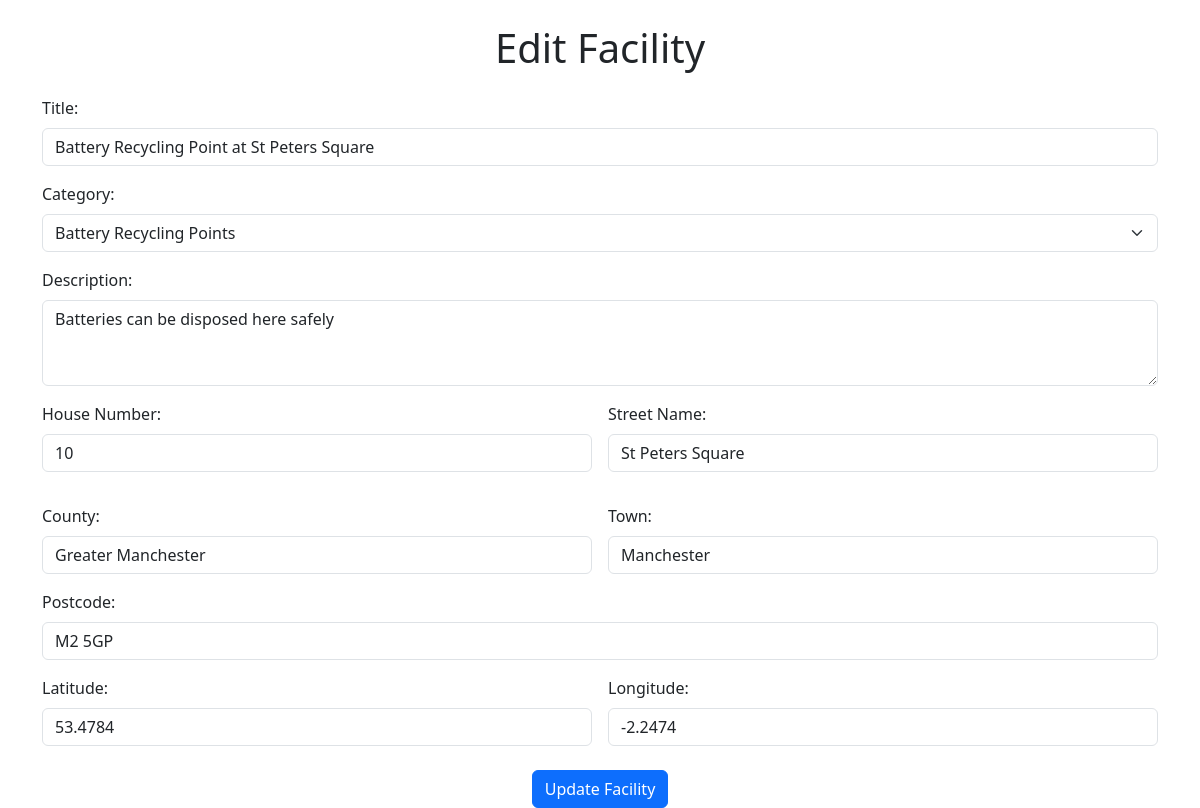
Page /index.php?view=edit_facility&id=5 (signed in) on the earlier database version.
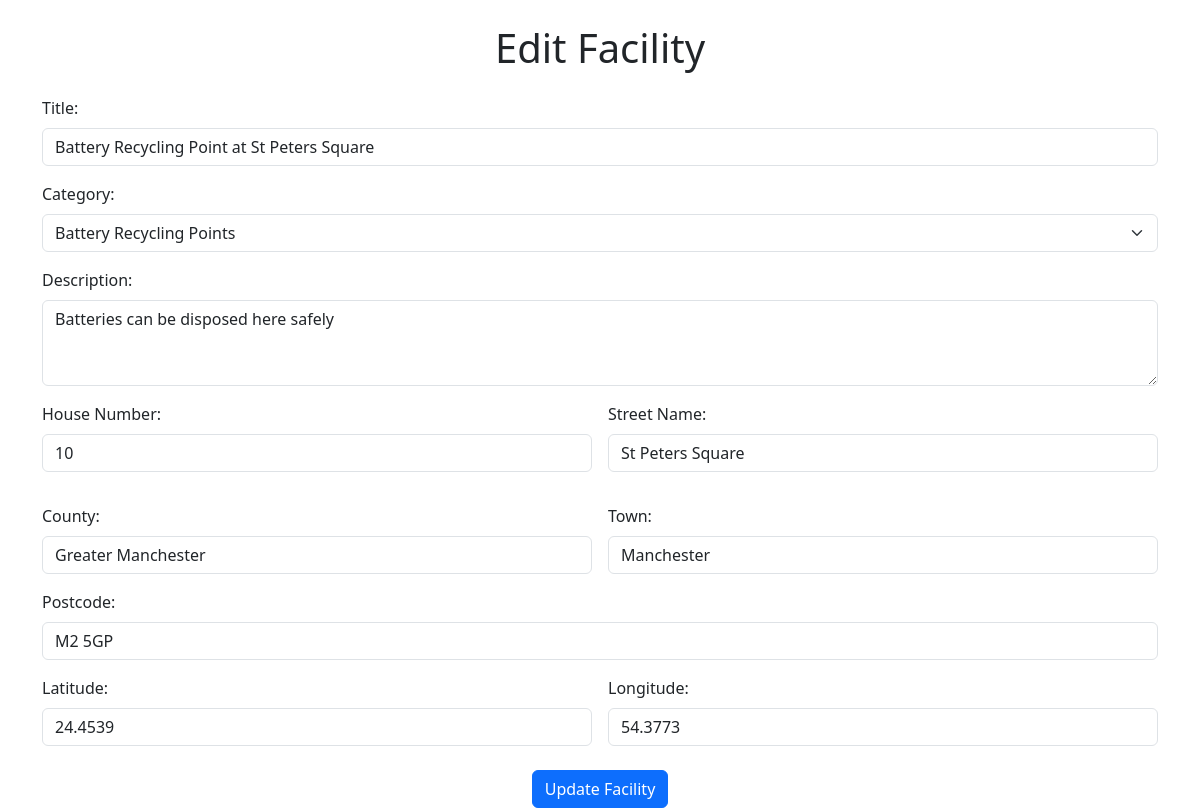
Same page on the later database version.
### tables this page shows
CREATE TABLE ecoFacilities (
                               id INTEGER PRIMARY KEY AUTOINCREMENT NOT NULL UNIQUE,
                               title VARCHAR(50) NOT NULL,
                               category INTEGER,
                               description VARCHAR(150) NOT NULL,
                               houseNumber VARCHAR(50),
                               streetName VARCHAR(50),
                               county VARCHAR(50),
                               town VARCHAR(50),
                               postcode VARCHAR(7) NOT NULL,
                               lng FLOAT NOT NULL,
                               lat FLOAT NOT NULL,
                               contributor INTEGER,
                               FOREIGN KEY (category) REFERENCES ecoCategories(id),
                               FOREIGN KEY (contributor) REFERENCES ecoUser(id)
);

### models/Facility.php (called while the page is built, shortened)
<?php
class Facility {
    private $pdo;
    public function __construct($pdo) {
        $this->pdo = $pdo;
    }
    public function getAllCategories() {
        $stmt = $this->pdo->query("SELECT id, name FROM ecoCategories ORDER BY name ASC");
        return $stmt->fetchAll(PDO::FETCH_ASSOC);
    }
    public function getFacilityById($id) {
        $stmt = $this->pdo->prepare("
        SELECT ecoFacilities.*,
               ecoCategories.name AS category_name,
               ecoUser.username AS contributor_name
        FROM ecoFacilities
        LEFT JOIN ecoCategories ON ecoFacilities.category = ecoCategories.id
        LEFT JOIN ecoUser ON ecoFacilities.contributor = ecoUser.id
        WHERE ecoFacilities.id = :id
    ");
        $stmt->execute([':id' => $id]);
        return $stmt->fetch(PDO::FETCH_ASSOC);
    }
}

### views/manager/edit_facility.php (the view, shortened to what this page needs)
<!DOCTYPE html>
<html>
<head>
    <link href="https://cdn.jsdelivr.net/npm/bootstrap@5.3.3/dist/css/bootstrap.min.css" rel="stylesheet">
</head>
<body>
<div class="container mt-4">
    <h1 class="text-center mb-4">Edit Facility</h1>
    <form method="POST" action="/ecoBuddy/index.php" class="needs-validation" novalidate>
        <div class="mb-3">
            <label for="title" class="form-label">Title:</label>
            <input type="text" class="form-control" id="title" name="title" value="<?php echo htmlspecialchars($facility['title']); ?>" required>
        </div>
        <div class="mb-3">
            <label for="category" class="form-label">Category:</label>
            <select class="form-select" id="category" name="category" required>
                <?php foreach ($categories as $category): ?>
                    <option value="<?php echo htmlspecialchars($category['id']); ?>"
                        <?php echo ($category['id'] == $facility['category']) ? 'selected' : ''; ?>>
                        <?php echo htmlspecialchars($category['name']); ?>
                    </option>
                <?php endforeach; ?>
            </select>
        </div>
        <div class="mb-3">
            <label for="description" class="form-label">Description:</label>
            <textarea class="form-control" id="description" name="description" rows="3"><?php echo htmlspecialchars($facility['description']); ?></textarea>
        </div>
        <div class="row g-3">
            <div class="col-md-6">
                <label for="houseNumber" class="form-label">House Number:</label>
                <input type="text" class="form-control" id="houseNumber" name="houseNumber" value="<?php echo htmlspecialchars($facility['houseNumber']); ?>">
            </div>
            <div class="col-md-6">
                <label for="streetName" class="form-label">Street Name:</label>
                <input type="text" class="form-control" id="streetName" name="streetName" value="<?php echo htmlspecialchars($facility['streetName']); ?>">
            </div>
        </div>
        <div class="row g-3 mt-3">
            <div class="col-md-6">
                <label for="county" class="form-label">County:</label>
                <input type="text" class="form-control" id="county" name="county" value="<?php echo htmlspecialchars($facility['county']); ?>">
            </div>
            <div class="col-md-6">
                <label for="town" class="form-label">Town:</label>
                <input type="text" class="form-control" id="town" name="town" value="<?php echo htmlspecialchars($facility['town']); ?>">
            </div>
        </div>
        <div class="mb-3 mt-3">
            <label for="postcode" class="form-label">Postcode:</label>
            <input type="text" class="form-control" id="postcode" name="postcode" value="<?php echo htmlspecialchars($facility['postcode']); ?>" required>
        </div>
        <div class="row g-3">
            <div class="col-md-6">
                <label for="latitude" class="form-label">Latitude:</label>
                <input type="number" step="any" class="form-control" id="latitude" name="latitude" value="<?php echo htmlspecialchars($facility['lat']); ?>" required>
            </div>
            <div class="col-md-6">
                <label for="longitude" class="form-label">Longitude:</label>
                <input type="number" step="any" class="form-control" id="longitude" name="longitude" value="<?php echo htmlspecialchars($facility['lng']); ?>" required>
            </div>
        </div>
        <div class="text-center mt-4">
            <button type="submit" class="btn btn-primary">Update Facility</button>
        </div>
    </form>
</div>
</body>
</html>

Differences in the rows shown:
changed ecofacilities "Battery Recycling Point at St Peters Square": latitude "53.4784" → "24.4539"; longitude "-2.2474" → "54.3773"
